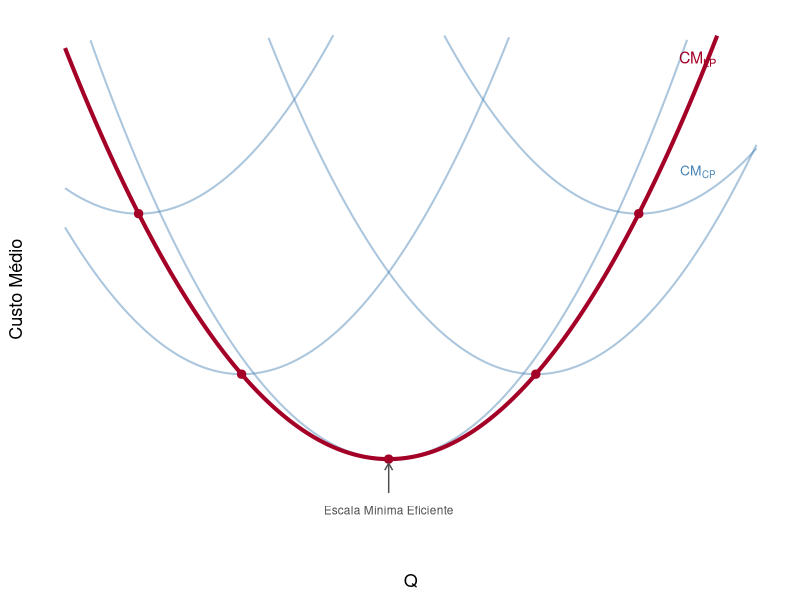
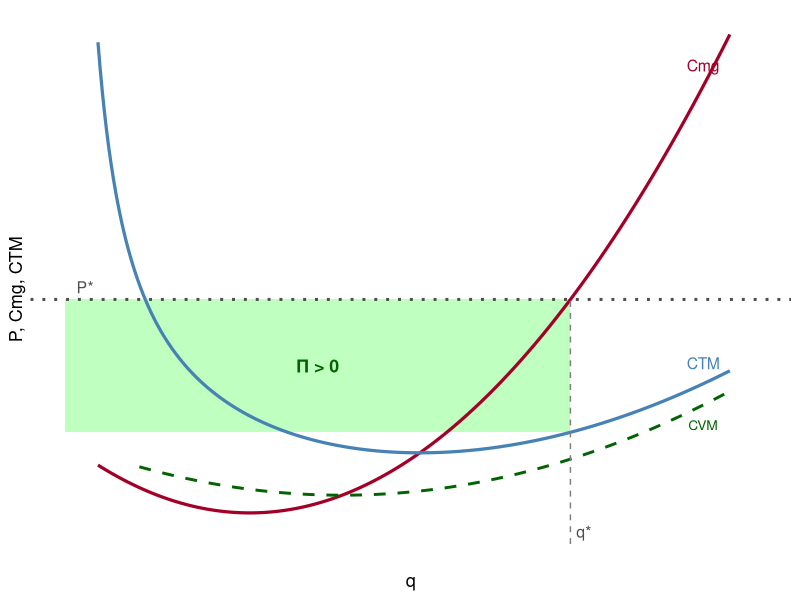
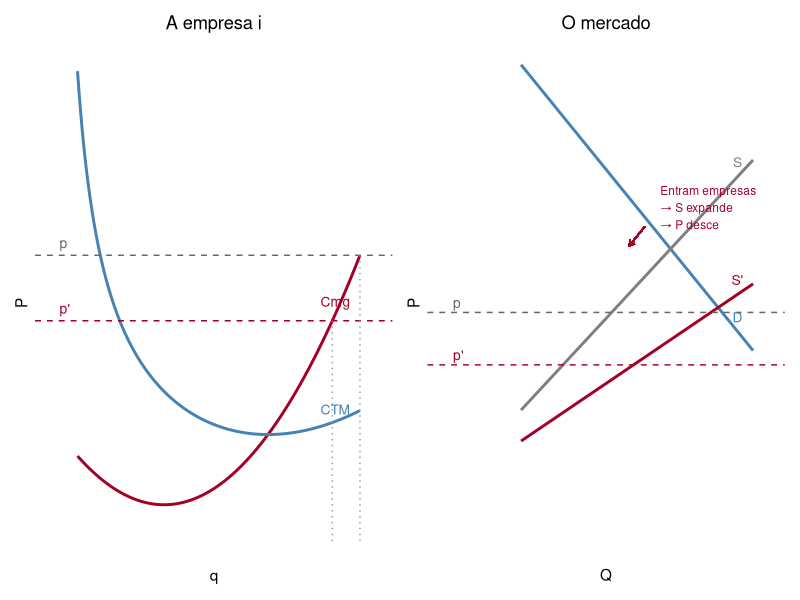
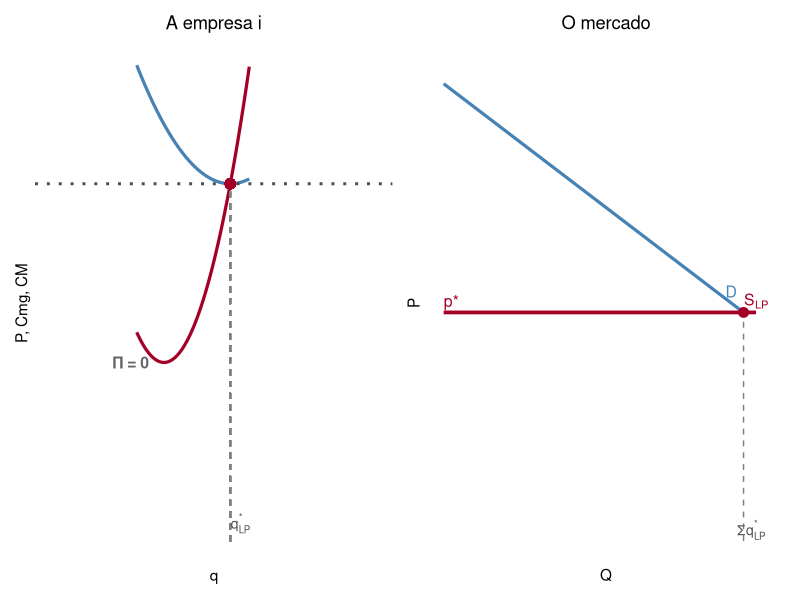
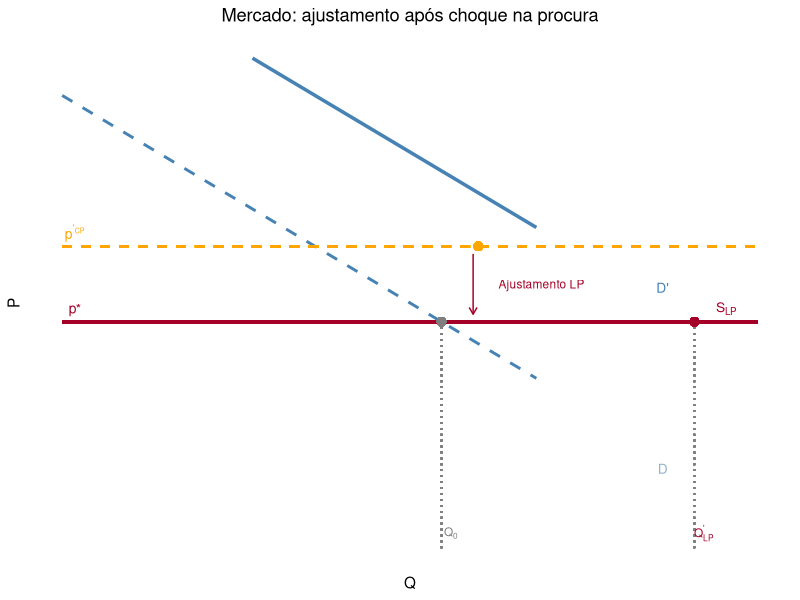

Reproduce these figures in R, in order.
## ---- chunk 1
library(ggplot2)
library(dplyr)
library(tibble)
## ---- chunk 2
q_seq <- seq(0.3, 5, length.out = 300)

# Several short-run CTM curves (parabolas tangent to the LP envelope)
# LP curve: CML(q) = (q - 2.5)^2 + 1  (min at q=2.5, value=1)
cml <- function(q) (q - 2.5)^2 + 1

# SR curves: each tangent to LP at a different q0
# CTM_SR(q; q0) = CML(q0) + 0.8*(q - q0)^2 + a small vertical shift so they stay above LP
sr_curve <- function(q, q0) {
  base <- cml(q0)
  base + 1.2 * (q - q0)^2
}

df_lp <- tibble(q = q_seq, cost = cml(q_seq), type = "CM LP")

centers <- c(0.8, 1.5, 2.5, 3.5, 4.2)
df_sr <- bind_rows(lapply(centers, function(q0) {
  tibble(q = q_seq, cost = sr_curve(q_seq, q0), type = paste0("CM CP (K fixo)"))
}))

# Keep SR curves only near their tangency point to avoid clutter
df_sr_clip <- df_sr %>%
  group_by(type) %>%
  mutate(idx = row_number()) %>%
  ungroup()

# Instead: plot all SR together, clipped
df_sr_list <- lapply(centers, function(q0) {
  tibble(q = q_seq, cost = sr_curve(q_seq, q0), grp = paste0("SR_", q0))
})

tangency_pts <- tibble(
  q = centers,
  cost = cml(centers)
)

ggplot() +
  lapply(df_sr_list, function(d) {
    geom_line(data = d %>% filter(cost <= 6), aes(x = q, y = cost, group = grp),
              color = "steelblue", alpha = 0.45, linewidth = 0.7)
  }) +
  geom_line(data = df_lp, aes(x = q, y = cost), color = "#A40027",
            linewidth = 1.4) +
  geom_point(data = tangency_pts, aes(x = q, y = cost),
             color = "#A40027", size = 2.5) +
  annotate("text", x = 4.6, y = cml(4.6) + 0.3, label = "CM[LP]",
           parse = TRUE, color = "#A40027", size = 4) +
  annotate("text", x = 4.6, y = sr_curve(4.6, 4.2) + 0.3,
           label = "CM[CP]", parse = TRUE, color = "steelblue", size = 3.5) +
  annotate("text", x = 2.5, y = 0.4,
           label = "Escala Mínima Eficiente", color = "gray30", size = 3) +
  geom_segment(aes(x = 2.5, xend = 2.5, y = 0.6, yend = cml(2.5) - 0.05),
               arrow = arrow(length = unit(0.2, "cm")), color = "gray30") +
  scale_x_continuous(breaks = NULL) +
  scale_y_continuous(breaks = NULL, limits = c(0, 6)) +
  labs(x = "Q", y = "Custo Médio") +
  theme_classic(base_size = 13) +
  theme(axis.line = element_line(arrow = arrow(length = unit(0.25, "cm"),
                                               type = "closed")))
## ---- chunk 3
q_seq <- seq(0.1, 5, length.out = 300)
cf <- 1
cv <- function(q) q - 0.5*q^2 + 0.12*q^3
ct <- function(q) cv(q) + cf
cmg <- function(q) 1 - q + 0.36*q^2
ctm <- function(q) ct(q)/q
cvm <- function(q) cv(q)/q

# Find q* where cmg = P = 2.4
P_star <- 2.4
# cmg(q) = 1 - q + 0.36q^2 = 2.4 => 0.36q^2 - q - 1.4 = 0
q_star <- (1 + sqrt(1 + 4*0.36*1.4))/(2*0.36)

df <- tibble(
  q = q_seq,
  cmg = cmg(q_seq),
  ctm = ctm(q_seq),
  cvm = cvm(q_seq)
) %>% filter(cmg <= 5, ctm <= 5, cvm <= 5, ctm > 0)

ctm_at_q <- ctm(q_star)

# Profit rectangle
rect <- tibble(
  xmin = 0, xmax = q_star,
  ymin = ctm_at_q, ymax = P_star
)

ggplot() +
  geom_rect(data = rect,
            aes(xmin = xmin, xmax = xmax, ymin = ymin, ymax = ymax),
            fill = "green", alpha = 0.25) +
  geom_line(data = df, aes(x = q, y = cmg), color = "#A40027", linewidth = 1.1) +
  geom_line(data = df, aes(x = q, y = ctm), color = "steelblue", linewidth = 1.1) +
  geom_line(data = df %>% filter(q >= 0.55), aes(x = q, y = cvm),
            color = "darkgreen", linewidth = 1.0, linetype = "dashed") +
  geom_hline(yintercept = P_star, color = "gray30", linewidth = 1, linetype = "dotted") +
  geom_segment(aes(x = q_star, xend = q_star, y = 0, yend = P_star),
               linetype = "dashed", color = "gray50") +
  annotate("text", x = 4.8, y = cmg(4.8) + 0.2, label = "Cmg", color = "#A40027", size = 4) +
  annotate("text", x = 4.8, y = ctm(4.8) + 0.2, label = "CTM", color = "steelblue", size = 4) +
  annotate("text", x = 4.8, y = cvm(4.8) - 0.2, label = "CVM", color = "darkgreen", size = 3.5) +
  annotate("text", x = 0.15, y = P_star + 0.12, label = "P*", color = "gray30", size = 4) +
  annotate("text", x = q_star + 0.1, y = 0.12, label = "q*", color = "gray30", size = 4) +
  annotate("text", x = q_star/2, y = (P_star + ctm_at_q)/2,
           label = "Π > 0", color = "darkgreen", size = 4.5, fontface = "bold") +
  scale_x_continuous(breaks = NULL, limits = c(0, 5.2)) +
  scale_y_continuous(breaks = NULL, limits = c(0, 5)) +
  labs(x = "q", y = "P, Cmg, CTM") +
  theme_classic(base_size = 13) +
  theme(axis.line = element_line(arrow = arrow(length = unit(0.25, "cm"), type = "closed")))
## ---- chunk 4
library(ggplot2)
library(dplyr)
library(patchwork)

# Individual firm panel
q_i <- seq(0.1, 3.8, length.out = 200)
cf_i <- 1
cmg_i <- function(q) 1 - q + 0.36*q^2
ctm_i <- function(q) (q - 0.5*q^2 + 0.12*q^3 + cf_i)/q

P0 <- 2.4
q0 <- (1 + sqrt(1 + 4*0.36*1.4))/(2*0.36)
ctm0 <- ctm_i(q0)

P1 <- 1.85
q1_firm <- (1 + sqrt(1 + 4*0.36*(P1-1)))/(2*0.36)
ctm1 <- ctm_i(q1_firm)

df_firm <- tibble(q = q_i, cmg = cmg_i(q_i), ctm = ctm_i(q_i)) %>%
  filter(cmg <= 4, ctm <= 4)

p1 <- ggplot() +
  geom_line(data = df_firm, aes(x = q, y = cmg), color = "#A40027", linewidth = 1) +
  geom_line(data = df_firm, aes(x = q, y = ctm), color = "steelblue", linewidth = 1) +
  geom_hline(yintercept = P0, color = "gray40", linetype = "dashed") +
  geom_hline(yintercept = P1, color = "#A40027", linetype = "dashed") +
  geom_segment(aes(x = q0, xend = q0, y = 0, yend = P0),
               linetype = "dotted", color = "gray60") +
  geom_segment(aes(x = q1_firm, xend = q1_firm, y = 0, yend = P1),
               linetype = "dotted", color = "gray60") +
  annotate("text", x = 0.1, y = P0 + 0.1, label = "p", hjust = 0,
           color = "gray40", size = 3.5) +
  annotate("text", x = 0.1, y = P1 + 0.1, label = "p'", hjust = 0,
           color = "#A40027", size = 3.5) +
  annotate("text", x = q0, y = -0.12, label = "q[i]", parse = TRUE,
           color = "gray40", size = 3) +
  annotate("text", x = q1_firm, y = -0.12, label = "q[i]'", parse = TRUE,
           color = "#A40027", size = 3) +
  annotate("text", x = 3.5, y = cmg_i(3.5) + 0.1, label = "Cmg",
           color = "#A40027", size = 3.5) +
  annotate("text", x = 3.5, y = ctm_i(3.5) + 0.1, label = "CTM",
           color = "steelblue", size = 3.5) +
  scale_x_continuous(breaks = NULL, limits = c(0, 4)) +
  scale_y_continuous(breaks = NULL, limits = c(0, 4)) +
  labs(x = "q", y = "P", title = "A empresa i") +
  theme_classic(base_size = 11) +
  theme(axis.line = element_line(arrow = arrow(length = unit(0.2, "cm"), type = "closed")),
        plot.title = element_text(hjust = 0.5))

# Market panel
Q_seq <- seq(0.5, 10, length.out = 300)
demand_mkt <- function(Q) 6 - 0.4*Q
supply0 <- function(Q) 0.5 + 0.35*Q
supply1 <- function(Q) 0.5 + 0.22*Q  # expanded supply after entry

# equilibria
Q0_mkt <- (6 - 0.5)/(0.4 + 0.35)
Q1_mkt <- (6 - 0.5)/(0.4 + 0.22)

df_mkt <- tibble(
  Q = Q_seq,
  D = demand_mkt(Q_seq),
  S0 = supply0(Q_seq),
  S1 = supply1(Q_seq)
) %>% filter(D >= 0, D <= 5, S0 <= 5, S1 <= 5)

p2 <- ggplot(df_mkt) +
  geom_line(aes(x = Q, y = D), color = "steelblue", linewidth = 1) +
  geom_line(aes(x = Q, y = S0), color = "gray50", linewidth = 1) +
  geom_line(aes(x = Q, y = S1), color = "#A40027", linewidth = 1) +
  geom_hline(yintercept = P0, color = "gray40", linetype = "dashed") +
  geom_hline(yintercept = P1, color = "#A40027", linetype = "dashed") +
  annotate("text", x = 0.3, y = P0 + 0.1, label = "p", hjust = 0,
           color = "gray40", size = 3.5) +
  annotate("text", x = 0.3, y = P1 + 0.1, label = "p'", hjust = 0,
           color = "#A40027", size = 3.5) +
  annotate("text", x = 9.5, y = demand_mkt(9.5) + 0.15, label = "D",
           color = "steelblue", size = 3.5) +
  annotate("text", x = 9.5, y = supply0(9.5) + 0.15, label = "S",
           color = "gray50", size = 3.5) +
  annotate("text", x = 9.5, y = supply1(9.5) + 0.15, label = "S'",
           color = "#A40027", size = 3.5) +
  annotate("text", x = 7, y = 3.5,
           label = "Entram empresas\n→ S expande\n→ P desce",
           color = "#A40027", size = 3, hjust = 0) +
  geom_segment(aes(x = 6.5, xend = 6, y = 3.3, yend = 3.1),
               arrow = arrow(length = unit(0.15, "cm")), color = "#A40027") +
  scale_x_continuous(breaks = NULL, limits = c(0, 10.5)) +
  scale_y_continuous(breaks = NULL, limits = c(0, 5)) +
  labs(x = "Q", y = "P", title = "O mercado") +
  theme_classic(base_size = 11) +
  theme(axis.line = element_line(arrow = arrow(length = unit(0.2, "cm"), type = "closed")),
        plot.title = element_text(hjust = 0.5))

p1 + p2
## ---- chunk 5
q_seq <- seq(0.3, 5, length.out = 300)

cmg_lp <- function(q) 3*q^2 - 12*q + 15   # LP Cmg
ctm_lp <- function(q) q^2 - 6*q + 15        # LP CM = CT_LP/q where CT_LP=q^3-6q^2+15q
# min CM at q=3, CM(3)=6; Cmg(3)=6 ✓

q_star_lp <- 3
p_star_lp <- 6

df_firm_lp <- tibble(
  q = q_seq,
  cmg = cmg_lp(q_seq),
  ctm = ctm_lp(q_seq)
) %>% filter(cmg <= 8, ctm <= 8, ctm > 0)

p_firm <- ggplot(df_firm_lp) +
  geom_line(aes(x = q, y = cmg), color = "#A40027", linewidth = 1.1) +
  geom_line(aes(x = q, y = ctm), color = "steelblue", linewidth = 1.1) +
  geom_hline(yintercept = p_star_lp, color = "gray30", linewidth = 1, linetype = "dotted") +
  geom_segment(aes(x = q_star_lp, xend = q_star_lp, y = 0, yend = p_star_lp),
               linetype = "dashed", color = "gray50") +
  geom_point(aes(x = q_star_lp, y = p_star_lp), color = "#A40027", size = 3) +
  annotate("text", x = 0.2, y = p_star_lp + 0.3, label = "p*",
           color = "gray30", size = 4) +
  annotate("text", x = q_star_lp + 0.15, y = 0.3, label = "q[LP]^'*'",
           parse = TRUE, color = "gray30", size = 3.5) +
  annotate("text", x = 4.8, y = cmg_lp(4.8) + 0.3, label = "Cmg[LP]",
           parse = TRUE, color = "#A40027", size = 3.5) +
  annotate("text", x = 4.8, y = ctm_lp(4.8) + 0.3, label = "CM[LP]",
           parse = TRUE, color = "steelblue", size = 3.5) +
  annotate("text", x = q_star_lp/2, y = p_star_lp/2,
           label = "Π = 0", color = "gray40", size = 4, fontface = "bold") +
  scale_x_continuous(breaks = NULL, limits = c(0.3, 5.2)) +
  scale_y_continuous(breaks = NULL, limits = c(0, 8)) +
  labs(x = "q", y = "P, Cmg, CM", title = "A empresa i") +
  theme_classic(base_size = 11) +
  theme(axis.line = element_line(arrow = arrow(length = unit(0.2, "cm"), type = "closed")),
        plot.title = element_text(hjust = 0.5))

# Market panel - horizontal LP supply at p*
Q_mkt <- seq(0, 12, length.out = 200)
demand_mkt2 <- function(Q) 12 - 0.5*Q
Q_eq_mkt <- (12 - p_star_lp)/0.5  # = 12

df_mkt2 <- tibble(
  Q = Q_mkt,
  D = demand_mkt2(Q_mkt)
) %>% filter(D >= 0)

p_market <- ggplot() +
  geom_line(data = df_mkt2, aes(x = Q, y = D), color = "steelblue", linewidth = 1.1) +
  geom_segment(aes(x = 0, xend = 12.5, y = p_star_lp, yend = p_star_lp),
               color = "#A40027", linewidth = 1.3) +
  geom_segment(aes(x = Q_eq_mkt, xend = Q_eq_mkt, y = 0, yend = p_star_lp),
               linetype = "dashed", color = "gray50") +
  geom_point(aes(x = Q_eq_mkt, y = p_star_lp), color = "#A40027", size = 3) +
  annotate("text", x = 0.3, y = p_star_lp + 0.3, label = "p*",
           color = "#A40027", size = 4) +
  annotate("text", x = Q_eq_mkt + 0.3, y = 0.3,
           label = "Σq[LP]^'*'", parse = TRUE, color = "gray30", size = 3.5) +
  annotate("text", x = 12.5, y = p_star_lp + 0.3, label = "S[LP]",
           parse = TRUE, color = "#A40027", size = 4) +
  annotate("text", x = 11.5, y = demand_mkt2(11.5) + 0.3, label = "D",
           color = "steelblue", size = 4) +
  scale_x_continuous(breaks = NULL, limits = c(0, 13)) +
  scale_y_continuous(breaks = NULL, limits = c(0, 12.5)) +
  labs(x = "Q", y = "P", title = "O mercado") +
  theme_classic(base_size = 11) +
  theme(axis.line = element_line(arrow = arrow(length = unit(0.2, "cm"), type = "closed")),
        plot.title = element_text(hjust = 0.5))

p_firm + p_market
## ---- chunk 6
q_seq <- seq(0.3, 5, length.out = 200)
Q_seq <- seq(0, 15, length.out = 300)

cmg_lp2 <- function(q) 3*q^2 - 12*q + 15
ctm_lp2 <- function(q) q^2 - 6*q + 15
p_star2 <- 6
q_star2 <- 3

# Market demand curves
D0 <- function(Q) 12 - 0.5*Q      # initial: eq at Q=12, P=6
D1 <- function(Q) 16 - 0.5*Q      # shifted up: new CP eq

Q0 <- 12
Q_cp_new <- (16 - p_star2)/0.5 + 2  # rough SR eq
P_cp <- 8   # approximate SR price

# SR supply: n=4 firms (Q=n*q, Cmg=P)
# At P=8: 3q^2-12q+15=8 => 3q^2-12q+7=0 => q=(12+sqrt(144-84))/6=(12+sqrt(60))/6
q_cp <- (12 + sqrt(60))/6
Q_cp_total <- 4 * q_cp  # n=4 firms

# LP supply line at P=6
# New LP eq with D1: Q_LP_new = (16-6)/0.5 = 20
Q_lp_new <- (16 - p_star2)/0.5

df_mkt_adj <- tibble(
  Q = Q_seq,
  D0_val = D0(Q_seq),
  D1_val = D1(Q_seq)
) %>% filter(D0_val >= 0, D1_val >= 0)

p_m <- ggplot(df_mkt_adj) +
  # LP supply line
  geom_segment(aes(x = 0, xend = 22, y = p_star2, yend = p_star2),
               color = "#A40027", linewidth = 1.2) +
  geom_line(aes(x = Q, y = D0_val), color = "steelblue", linewidth = 1, linetype = "dashed") +
  geom_line(aes(x = Q, y = D1_val), color = "steelblue", linewidth = 1.2) +
  # Equilibria
  geom_segment(aes(x = Q0, xend = Q0, y = 0, yend = p_star2),
               linetype = "dotted", color = "gray50") +
  geom_segment(aes(x = Q_lp_new, xend = Q_lp_new, y = 0, yend = p_star2),
               linetype = "dotted", color = "gray50") +
  geom_point(aes(x = Q0, y = p_star2), color = "gray50", size = 2.5) +
  geom_point(aes(x = Q_lp_new, y = p_star2), color = "#A40027", size = 2.5) +
  # CP temporary equilibrium (higher P)
  geom_segment(aes(x = 0, xend = 22, y = P_cp, yend = P_cp),
               color = "orange", linewidth = 0.8, linetype = "dashed") +
  geom_point(aes(x = Q_cp_total, y = P_cp), color = "orange", size = 2.5) +
  annotate("text", x = 0.4, y = p_star2 + 0.35, label = "p*",
           color = "#A40027", size = 3.5) +
  annotate("text", x = 0.4, y = P_cp + 0.35, label = "p^\"'\"[CP]",
           parse = TRUE, color = "orange", size = 3.5) +
  annotate("text", x = Q0 + 0.3, y = 0.4, label = "Q[0]",
           parse = TRUE, color = "gray50", size = 3) +
  annotate("text", x = Q_lp_new + 0.3, y = 0.4, label = "Q[LP]^\"'\"",
           parse = TRUE, color = "#A40027", size = 3) +
  annotate("text", x = 21, y = p_star2 + 0.35, label = "S[LP]",
           parse = TRUE, color = "#A40027", size = 3.5) +
  annotate("text", x = 19, y = D1(19) + 0.4, label = "D'", color = "steelblue", size = 3.5) +
  annotate("text", x = 19, y = D0(19) - 0.4, label = "D", color = "steelblue", size = 3.5,
           alpha = 0.6) +
  annotate("segment", x = 13, xend = 13, y = P_cp - 0.2, yend = p_star2 + 0.2,
           arrow = arrow(ends = "last", length = unit(0.2, "cm")), color = "#A40027") +
  annotate("text", x = 13.8, y = (P_cp + p_star2)/2,
           label = "Ajustamento LP", color = "#A40027", size = 3, hjust = 0) +
  scale_x_continuous(breaks = NULL, limits = c(0, 22)) +
  scale_y_continuous(breaks = NULL, limits = c(0, 13)) +
  labs(x = "Q", y = "P", title = "Mercado: ajustamento após choque na procura") +
  theme_classic(base_size = 11) +
  theme(axis.line = element_line(arrow = arrow(length = unit(0.2, "cm"), type = "closed")),
        plot.title = element_text(hjust = 0.5))

p_m
